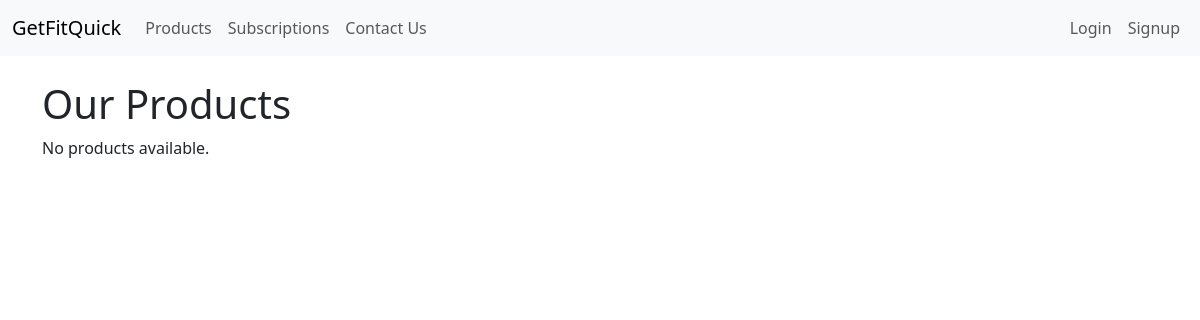
Before: /products/ with the older database file.
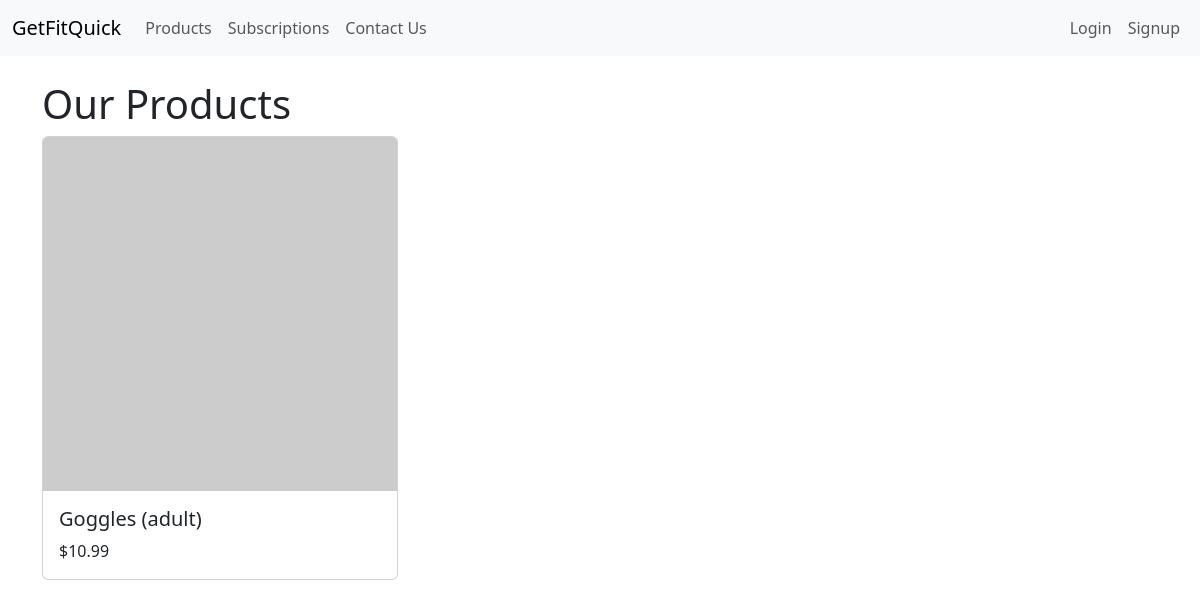
After: the same page with the newer database file.
### products/models.py (models this page shows, shortened)
class Product(models.Model):
    name = models.CharField(max_length=100)
    description = models.TextField()
    price = models.DecimalField(max_digits=10, decimal_places=2)
    image = models.ImageField(upload_to='products/', null=True, blank=True)

### products/views.py (the view)
# urls.py: path('', views.product_list, name='product_list'),  # Displays the list of products
def product_list(request):
    products = Product.objects.all()  # Fetch all products from the database
    return render(request, 'products/product_list.html', {'products': products})

### products/templates/products/product_list.html (shortened to what this page needs)
{% extends 'base.html' %}
{% block content %}
    <h1>Our Products</h1>
    <div class="row">
        {% for product in products %}
            <div class="col-md-4">
                <div class="card mb-4">
                    <img src="https://via.placeholder.com/150" class="card-img-top" alt="{{ product.name }}">
                    <div class="card-body">
                        <h5 class="card-title">{{ product.name }}</h5>
                        <p class="card-text">${{ product.price }}</p>
                    </div>
                </div>
            </div>
        {% empty %}
            <p>No products available.</p>
        {% endfor %}
    </div>
{% endblock %}

### templates/base.html (shortened to what this page needs)
<!DOCTYPE html>
<html lang="en-US">
<head>
    <link href="https://cdn.jsdelivr.net/npm/bootstrap@5.3.0-alpha1/dist/css/bootstrap.min.css" rel="stylesheet">
</head>
<body>
    {% block navbar %}
    <nav class="navbar navbar-expand-lg navbar-light bg-light">
        <div class="container-fluid">
            <a class="navbar-brand" href="/">GetFitQuick</a>
            <div class="collapse navbar-collapse" id="navbarNav">
                <ul class="navbar-nav me-auto">
                    <li class="nav-item">
                        <a class="nav-link" href="/products/">Products</a>
                    </li>
                    <li class="nav-item">
                        <a class="nav-link" href="/subscriptions/">Subscriptions</a>
                    </li>
                    <li class="nav-item">
                        <a class="nav-link" href="/contact/">Contact Us</a>
                    </li>
                </ul>
                <ul class="navbar-nav">
                    {% if user.is_authenticated %}
                       <li class="nav-item">
                       <form action="{% url 'logout' %}" method="POST">
                    {% csrf_token %}
                        <button type="submit" class="btn btn-link nav-link">Logout</button>
                        </form>
                        </li>
                    {% else %}
                        <li class="nav-item">
                            <a class="nav-link" href="{% url 'login' %}">Login</a>
                        </li>
                        <li class="nav-item">
                            <a class="nav-link" href="{% url 'signup' %}">Signup</a>
                        </li>
                    {% endif %}
                </ul>
            </div>
        </div>
    </nav>
    {% endblock %}
    <div class="container mt-4">
        {% block content %}
        {% endblock %}
    </div>
</body>
</html>

Changed rows visible on the page:
added Product: name "Goggles (adult)", price "10.99"
Other visible differences:
text no longer shown: "No products available."
